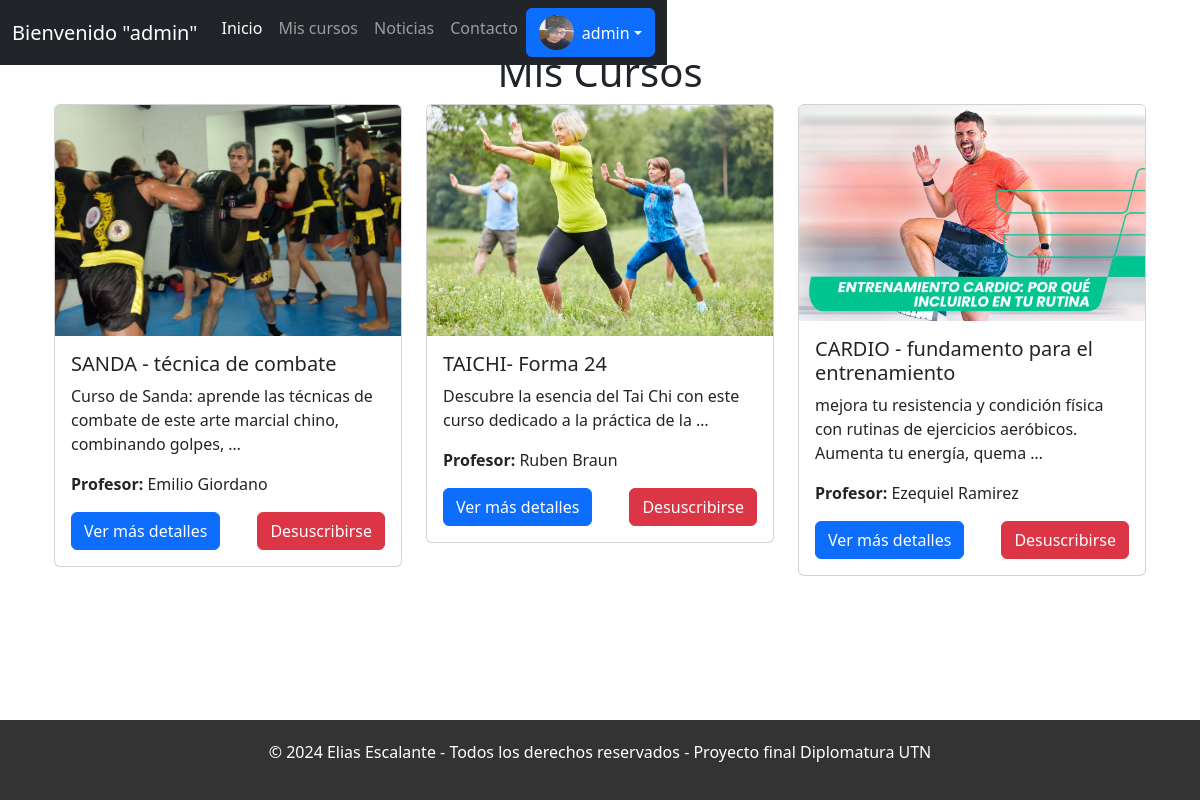
Before: /cursos/mis-cursos/ (signed in) with the older database file.
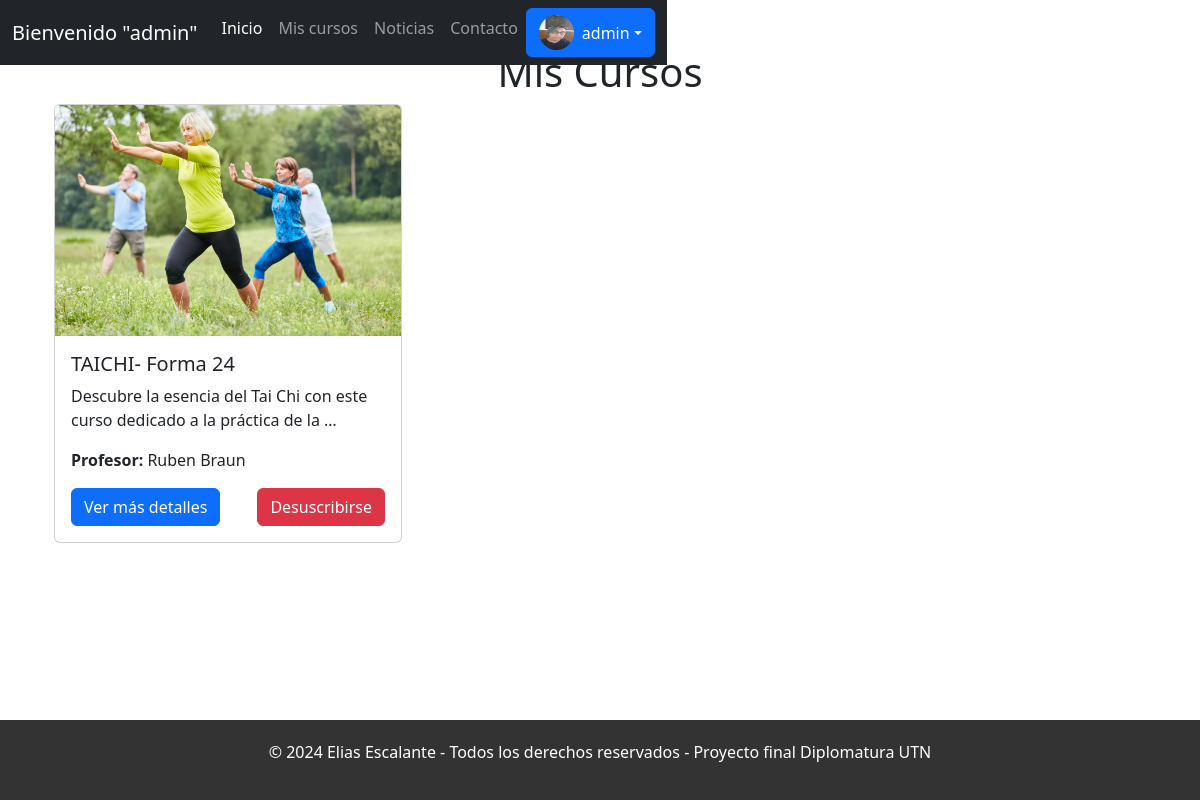
After: the same page with the newer database file.
### cursos/models.py (models this page shows)
class Curso(models.Model):
    nombre = models.CharField(max_length=50)
    comision = models.CharField(max_length=20)
    Profesor = models.CharField(max_length=50)
    Descripcion = models.TextField(max_length=500)
    cupo = models.IntegerField(default=0)
    precio = models.DecimalField(max_digits=12, decimal_places=2, default=0.00)
    imagen = models.ImageField(upload_to="producto/%Y/%m/%d", blank=True, null=True)
    direccion= models.CharField(max_length=200)
    def __str__(self):
        return "curso: " + self.nombre

### cursos/views.py (the view)
# urls.py: path('mis-cursos/', views.mis_cursos, name='mis_cursos'),
@login_required
def mis_cursos(request):
    tickets = Ticket.objects.filter(usuario=request.user).select_related('curso')
    cursos = [{'curso': ticket.curso, 'ticket_id': ticket.id} for ticket in tickets]
    print(cursos)
    return render(request, 'cursos/mis_cursos.html', {'cursos': cursos})

### templates/cursos/mis_cursos.html (shortened to what this page needs)
{% extends 'layout.html' %}
{% load static%}
{% block content %}
<div class="container mt-5">
    <h1 class="text-center">Mis Cursos</h1>
    {% if cursos %}
        <div class="row">
            {% for curso in cursos %}
                <div class="col-md-4 mb-4">
                    <div class="card">
                        <img src="{{ curso.curso.imagen.url }}" class="card-img-top" alt="{{ curso.curso.nombre }}">
                        <div class="card-body">
                            <h5 class="card-title">{{ curso.curso.nombre }}</h5>
                            <p class="card-text">{{ curso.curso.Descripcion|truncatewords:15 }}</p>
                            <p><strong>Profesor:</strong> {{ curso.curso.Profesor }}</p>
                            <div class="d-flex justify-content-between">
                                <a href="{% url 'detalle_curso' curso.curso.id %}" class="btn btn-primary">Ver más detalles</a>
                                <form id="desuscribir-form-{{ curso.ticket_id }}" action="{% url 'desuscribirse_curso' curso.ticket_id %}" method="post">
                                    <button type="button" class="btn btn-danger" onclick="confirmarDesuscripcion({{ curso.ticket_id }})">
                                        Desuscribirse
                                    </button>
                                </form>
                            </div>
                        </div>
                    </div>
                </div>
            {% endfor %}
        </div>
    {% else %}
        <p class="text-center">No estás inscrito en ningún curso actualmente.</p>
    {% endif %}
</div>
{% endblock %}

Changed rows visible on the page:
no longer on this page (row edited): Curso: curso.imagen (picture), curso.nombre "SANDA - técnica de combate", curso.Descripcion "Curso de Sanda: aprende las técnicas de combate de este arte marcial chino, combinando golpes, …", curso.Profesor "Emilio Giordano"
no longer on this page (row unchanged): Curso: curso.imagen (picture), curso.nombre "CARDIO - fundamento para el entrenamiento", curso.Descripcion "mejora tu resistencia y condición física con rutinas de ejercicios aeróbicos. Aumenta tu energía, quema …", curso.Profesor "Ezequiel Ramirez"
